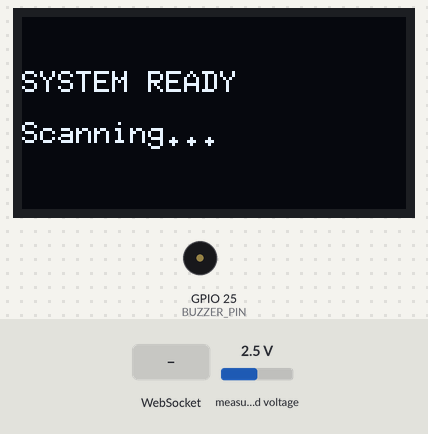
A sketch run on a simulated ESP32. Parts: 128×64 one-colour display, buzzer (waves = sounding). The test bench sets the inputs (shaded band); at power-on: measured voltage 2.5 V. WiFi joins after 1.5 s; servers stay silent unless stated; what the sketch prints to the serial monitor is not drawn.

Above: at 2.2 s.
At 4.6 s:
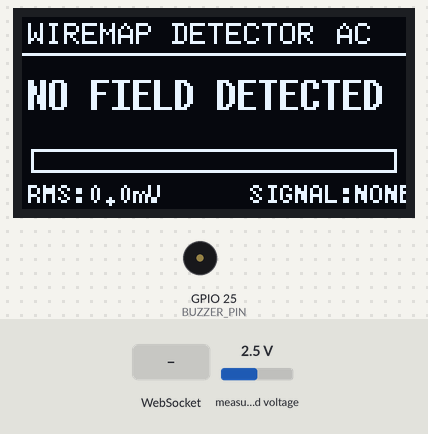
4.7 s: measured voltage set to 0.1 V
At 7.1 s:
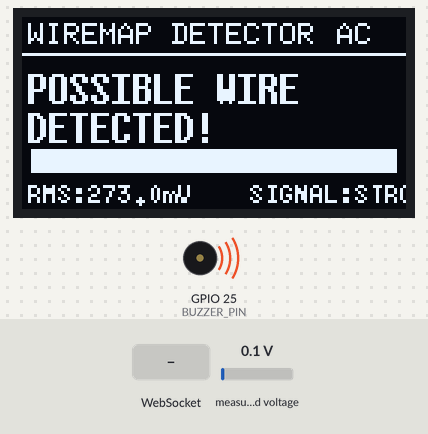
9.4 s: measured voltage set to 1.2 V
At 11.3 s:
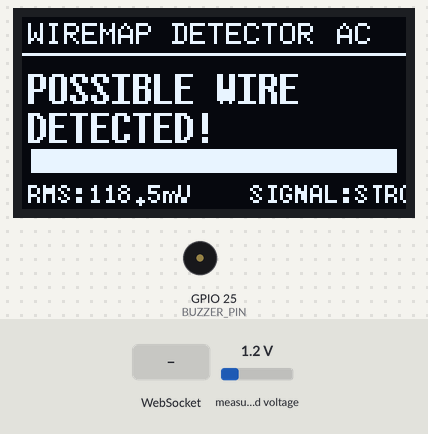
12.3 s: WebSocket text "1" received
17.0 s: measured voltage set to 2.5 V
At 18.0 s:
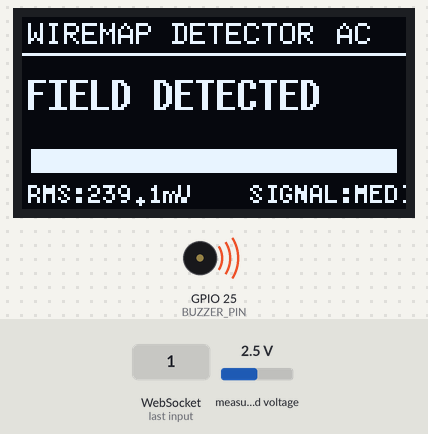
Timing chart, 0 to 21.4 s (numbered marks = the images above; inputs shaded):
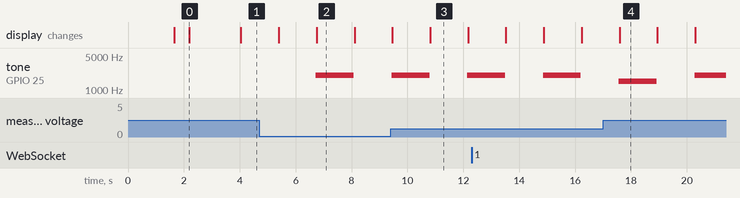

The sketch:

esp32_voltage_node.ino
```cpp
/*
  =====================================================================
  Non-Invasive Voltage Detection & Wire Tracking System
  PART A — ESP32 firmware
  Compatible with the website dashboard in this project.
  =====================================================================

  This sketch keeps the custom ADS1115 field-detection logic and adds the
  JSON output contract expected by the browser: {"voltage":..., "status":"HIGH"|"LOW", "device":"connected"}

  The website expects a live stream over WebSocket on port 81 and also accepts
  HTTP polling on http://<ESP32_IP>/data if WebSocket isn't available.
  =====================================================================
*/

#include <WiFi.h>
#include <WebServer.h>
#include <WebSocketsServer.h>
#include <ArduinoJson.h>
#include <Wire.h>
#include <Adafruit_ADS1X15.h>
#include <U8g2lib.h>
#include <math.h>

// ======================================
// PIN CONFIGURATION
// ======================================

#define SDA_PIN       21
#define SCL_PIN       22
#define BUZZER_PIN    25
#define ADC_ADDRESS   0x48

// ======================================
// WI-FI SETTINGS
// ======================================

const char* WIFI_SSID     = "YOUR_WIFI_NAME";
const char* WIFI_PASSWORD = "YOUR_WIFI_PASSWORD";

// ======================================
// HARDWARE OBJECTS
// ======================================

Adafruit_ADS1115 ads;

U8G2_SH1106_128X64_NONAME_F_HW_I2C display(
  U8G2_R0,
  U8X8_PIN_NONE
);

WebServer httpServer(80);
WebSocketsServer wsServer(81);

// ======================================
// ADC CONFIGURATION
// ======================================

const int NUM_SAMPLES = 160;
const float ADC_LSB_MV = 0.125;

// ======================================
// EXPERIMENTAL DETECTION THRESHOLDS
// ======================================

const float LOW_LEVEL    = 12.0;
const float DETECT_LEVEL = 19.0;
const float STRONG_LEVEL = 40.0;

const float BACKGROUND_EXIT = 10.0;
const float LOW_EXIT        = 17.0;
const float DETECT_EXIT     = 36.0;

// ======================================
// FILTERING
// ======================================

const float FILTER_ALPHA = 0.35;
float filteredRMS = 0;
bool firstReading = true;
const int CONFIRM_COUNT = 2;
int candidateCount = 0;

// ======================================
// DETECTION STATES
// ======================================

enum FieldState {
  BACKGROUND,
  LOW_FIELD,
  FIELD_DETECTED,
  STRONG_FIELD
};

FieldState currentState = BACKGROUND;
FieldState candidateState = BACKGROUND;

// ======================================
// SENSOR VALUES
// ======================================

float rmsMV = 0;
float peakToPeakMV = 0;
float dcMV = 0;
bool adsReady = false;

// ======================================
// TIMERS
// ======================================

unsigned long lastDisplayUpdate = 0;
unsigned long lastSerialUpdate = 0;
unsigned long lastPublish = 0;

// ======================================
// BUZZER VARIABLES
// ======================================

unsigned long lastBeepStart = 0;
unsigned long beepDuration = 0;
unsigned long beepPeriod = 0;

bool buzzerActive = false;

// ======================================
// WEBSITE PAYLOAD STATE
// ======================================

float lastVoltage = 0.0;
String lastStatus = "LOW";

// ======================================
// STATUS TEXT
// ======================================

const char* getStatusText(FieldState state) {
  switch (state) {
    case BACKGROUND:
      return "NO FIELD DETECTED";
    case LOW_FIELD:
      return "WEAK FIELD";
    case FIELD_DETECTED:
      return "FIELD DETECTED";
    case STRONG_FIELD:
      return "POSSIBLE WIRE";
  }
  return "UNKNOWN";
}

const char* getStrengthText(FieldState state) {
  switch (state) {
    case BACKGROUND:
      return "NONE";
    case LOW_FIELD:
      return "LOW";
    case FIELD_DETECTED:
      return "MEDIUM";
    case STRONG_FIELD:
      return "STRONG";
  }
  return "UNKNOWN";
}

// ======================================
// SENSOR ACQUISITION
// ======================================

void readSensor() {
  if (!adsReady) {
    rmsMV = 0;
    peakToPeakMV = 0;
    dcMV = 0;
    filteredRMS = 0;
    return;
  }

  long sum = 0;

  int16_t minimumValue = 32767;
  int16_t maximumValue = -32768;

  static int16_t samples[NUM_SAMPLES];

  for (int i = 0; i < NUM_SAMPLES; i++) {
    int16_t value = ads.readADC_SingleEnded(0);
    samples[i] = value;
    sum += value;

    if (value < minimumValue) minimumValue = value;
    if (value > maximumValue) maximumValue = value;
  }

  float average = (float)sum / NUM_SAMPLES;

  double sumSquares = 0;
  for (int i = 0; i < NUM_SAMPLES; i++) {
    float deviation = samples[i] - average;
    sumSquares += deviation * deviation;
  }

  float rmsCounts = sqrt(sumSquares / NUM_SAMPLES);

  rmsMV = rmsCounts * ADC_LSB_MV;
  peakToPeakMV = (maximumValue - minimumValue) * ADC_LSB_MV;
  dcMV = average * ADC_LSB_MV;

  if (firstReading) {
    filteredRMS = rmsMV;
    firstReading = false;
  } else {
    filteredRMS = FILTER_ALPHA * rmsMV + (1.0 - FILTER_ALPHA) * filteredRMS;
  }
}

// ======================================
// HYSTERESIS CLASSIFICATION
// ======================================

FieldState classifySignal(float value) {
  switch (currentState) {
    case BACKGROUND:
      if (value >= STRONG_LEVEL) return STRONG_FIELD;
      if (value >= DETECT_LEVEL) return FIELD_DETECTED;
      if (value >= LOW_LEVEL) return LOW_FIELD;
      return BACKGROUND;

    case LOW_FIELD:
      if (value >= STRONG_LEVEL) return STRONG_FIELD;
      if (value >= DETECT_LEVEL) return FIELD_DETECTED;
      if (value < BACKGROUND_EXIT) return BACKGROUND;
      return LOW_FIELD;

    case FIELD_DETECTED:
      if (value >= STRONG_LEVEL) return STRONG_FIELD;
      if (value < BACKGROUND_EXIT) return BACKGROUND;
      if (value < LOW_EXIT) return LOW_FIELD;
      return FIELD_DETECTED;

    case STRONG_FIELD:
      if (value < BACKGROUND_EXIT) return BACKGROUND;
      if (value < LOW_EXIT) return LOW_FIELD;
      if (value < DETECT_EXIT) return FIELD_DETECTED;
      return STRONG_FIELD;
  }

  return BACKGROUND;
}

// ======================================
// DETECTION PERSISTENCE
// ======================================

void updateDetection() {
  FieldState newState = classifySignal(filteredRMS);

  if (newState == candidateState) {
    candidateCount++;
  } else {
    candidateState = newState;
    candidateCount = 1;
  }

  if (candidateCount >= CONFIRM_COUNT) {
    currentState = candidateState;
  }
}

// ======================================
// SIGNAL STRENGTH BAR
// ======================================

void drawSignalBar() {
  int barWidth = (int)(filteredRMS / 80.0 * 120.0);
  barWidth = constrain(barWidth, 0, 120);

  display.drawFrame(3, 44, 122, 8);

  if (barWidth > 0) {
    display.drawBox(4, 45, barWidth, 6);
  }
}

// ======================================
// OLED DISPLAY
// ======================================

void updateOLED() {
  display.clearBuffer();

  display.setFont(u8g2_font_6x10_tf);
  display.drawStr(2, 9, "WIREMAP DETECTOR");
  display.drawStr(105, 9, "AC");
  display.drawHLine(0, 12, 128);

  display.setFont(u8g2_font_7x14B_tf);

  if (currentState == STRONG_FIELD) {
    display.drawStr(2, 29, "POSSIBLE WIRE");
    display.drawStr(2, 42, "DETECTED!");
  } else {
    display.drawStr(2, 31, getStatusText(currentState));
  }

  drawSignalBar();

  display.setFont(u8g2_font_5x8_tf);
  display.setCursor(2, 62);
  display.print("RMS:");
  display.print(filteredRMS, 1);
  display.print("mV");

  display.setCursor(76, 62);
  display.print("SIGNAL:");
  display.print(getStrengthText(currentState));

  display.sendBuffer();
}

// ======================================
// BUZZER CONTROL
// ======================================

void updateBuzzer() {
  unsigned long now = millis();

  if (currentState == BACKGROUND) {
    if (buzzerActive) {
      noTone(BUZZER_PIN);
      buzzerActive = false;
    }
    return;
  }

  unsigned long frequency = 1000;

  switch (currentState) {
    case LOW_FIELD:
      beepPeriod = 1500;
      beepDuration = 80;
      frequency = 1000;
      break;

    case FIELD_DETECTED:
      beepPeriod = 900;
      beepDuration = 120;
      frequency = 1500;
      break;

    case STRONG_FIELD:
      beepPeriod = 450;
      beepDuration = 160;
      frequency = 2000;
      break;

    default:
      return;
  }

  if (!buzzerActive && (lastBeepStart == 0 || now - lastBeepStart >= beepPeriod)) {
    tone(BUZZER_PIN, frequency);
    buzzerActive = true;
    lastBeepStart = now;
  }

  if (buzzerActive && now - lastBeepStart >= beepDuration) {
    noTone(BUZZER_PIN);
    buzzerActive = false;
  }
}

// ======================================
// SERIAL MONITOR
// ======================================

void printSerialData() {
  Serial.print("RMS: ");
  Serial.print(filteredRMS, 2);
  Serial.print(" mV | P-P: ");
  Serial.print(peakToPeakMV, 2);
  Serial.print(" mV | DC: ");
  Serial.print(dcMV, 2);
  Serial.print(" mV | STATUS: ");
  Serial.println(getStatusText(currentState));
}

// ======================================
// WEBSITE JSON OUTPUT
// ======================================

String buildJsonPayload(float voltage, const String& status) {
  StaticJsonDocument<128> doc;
  doc["voltage"] = voltage;
  doc["status"]  = status;
  doc["device"]  = "connected";
  String output;
  serializeJson(doc, output);
  return output;
}

void publishToWebsite() {
  float voltageV = filteredRMS / 1000.0;
  lastVoltage = voltageV;
  lastStatus = (voltageV >= 0.02) ? "HIGH" : "LOW";

  String json = buildJsonPayload(lastVoltage, lastStatus);
  wsServer.broadcastTXT(json);
}

// ======================================
// WEB SERVER HANDLERS
// ======================================

void handleData() {
  httpServer.sendHeader("Access-Control-Allow-Origin", "*");
  httpServer.send(200, "application/json", buildJsonPayload(lastVoltage, lastStatus));
}

void handlePing() {
  httpServer.sendHeader("Access-Control-Allow-Origin", "*");
  httpServer.send(200, "text/plain", "pong");
}

void handleRoot() {
  httpServer.sendHeader("Access-Control-Allow-Origin", "*");
  String html = "<html><body><h2>ESP32 Voltage Node</h2>"
                "<p>IP: " + WiFi.localIP().toString() + "</p>"
                "<p>WebSocket port: 81</p>"
                "<p>HTTP JSON: <a href='/data'>/data</a></p>"
                "</body></html>";
  httpServer.send(200, "text/html", html);
}

void onWebSocketEvent(uint8_t clientId, WStype_t type, uint8_t* payload, size_t length) {
  if (type == WStype_CONNECTED) {
    Serial.printf("[WS] Client #%u connected\n", clientId);
    String json = buildJsonPayload(lastVoltage, lastStatus);
    wsServer.sendTXT(clientId, json);
  } else if (type == WStype_DISCONNECTED) {
    Serial.printf("[WS] Client #%u disconnected\n", clientId);
  }
}

// ======================================
// SETUP
// ======================================

void setup() {
  Serial.begin(115200);

  pinMode(BUZZER_PIN, OUTPUT);
  noTone(BUZZER_PIN);

  WiFi.mode(WIFI_STA);
  WiFi.begin(WIFI_SSID, WIFI_PASSWORD);

  Serial.print("Connecting to Wi-Fi");
  while (WiFi.status() != WL_CONNECTED) {
    delay(400);
    Serial.print(".");
  }

  Serial.println();
  Serial.print("Connected! ESP32 IP address: ");
  Serial.println(WiFi.localIP());
  Serial.println("Use this IP in the website's ESP32 IP field.");

  // Initialize I2C
  Wire.begin(SDA_PIN, SCL_PIN);
  Wire.setClock(100000);

  // Initialize OLED
  display.begin();
  display.clearBuffer();
  display.setFont(u8g2_font_6x10_tf);
  display.drawStr(0, 25, "WIREMAP DETECTOR");
  display.drawStr(0, 42, "Initializing...");
  display.sendBuffer();
  delay(500);

  // Initialize ADS1115
  if (!ads.begin(ADC_ADDRESS)) {
    display.clearBuffer();
    display.drawStr(0, 25, "ADS1115 ERROR");
    display.drawStr(0, 42, "Check connections");
    display.sendBuffer();
    Serial.println("ADS1115 not detected! Continuing without sensor data.");
    adsReady = false;
  } else {
    adsReady = true;
    ads.setGain(GAIN_ONE);
    ads.setDataRate(RATE_ADS1115_860SPS);
  }

  // HTTP + WebSocket setup
  httpServer.on("/", handleRoot);
  httpServer.on("/data", handleData);
  httpServer.on("/ping", handlePing);
  httpServer.begin();

  wsServer.begin();
  wsServer.onEvent(onWebSocketEvent);

  Serial.println("HTTP server on port 80, WebSocket server on port 81.");

  display.clearBuffer();
  display.drawStr(0, 25, "SYSTEM READY");
  display.drawStr(0, 42, "Scanning...");
  display.sendBuffer();
  delay(500);
}

// ======================================
// MAIN LOOP
// ======================================

void loop() {
  httpServer.handleClient();
  wsServer.loop();

  readSensor();
  updateDetection();
  updateBuzzer();

  unsigned long now = millis();

  if (now - lastDisplayUpdate >= 500) {
    updateOLED();
    lastDisplayUpdate = now;
  }

  if (now - lastSerialUpdate >= 1000) {
    printSerialData();
    lastSerialUpdate = now;
  }

  if (now - lastPublish >= 200) {
    publishToWebsite();
    lastPublish = now;
  }
}
```

Measured:
- after the input at 4.7 s, tone on GPIO 25 (BUZZER_PIN): silent → 2000 Hz after 2.0 s, → silent 1.4 s later; the display: first changes after 0.70 s (image 2 shows a later state)
- what the display in image 0 shows lasts 1.8 s, from 2.2 s to 4.0 s
- what the display in image 2 shows lasts 1.3 s, from 6.8 s to 8.1 s
